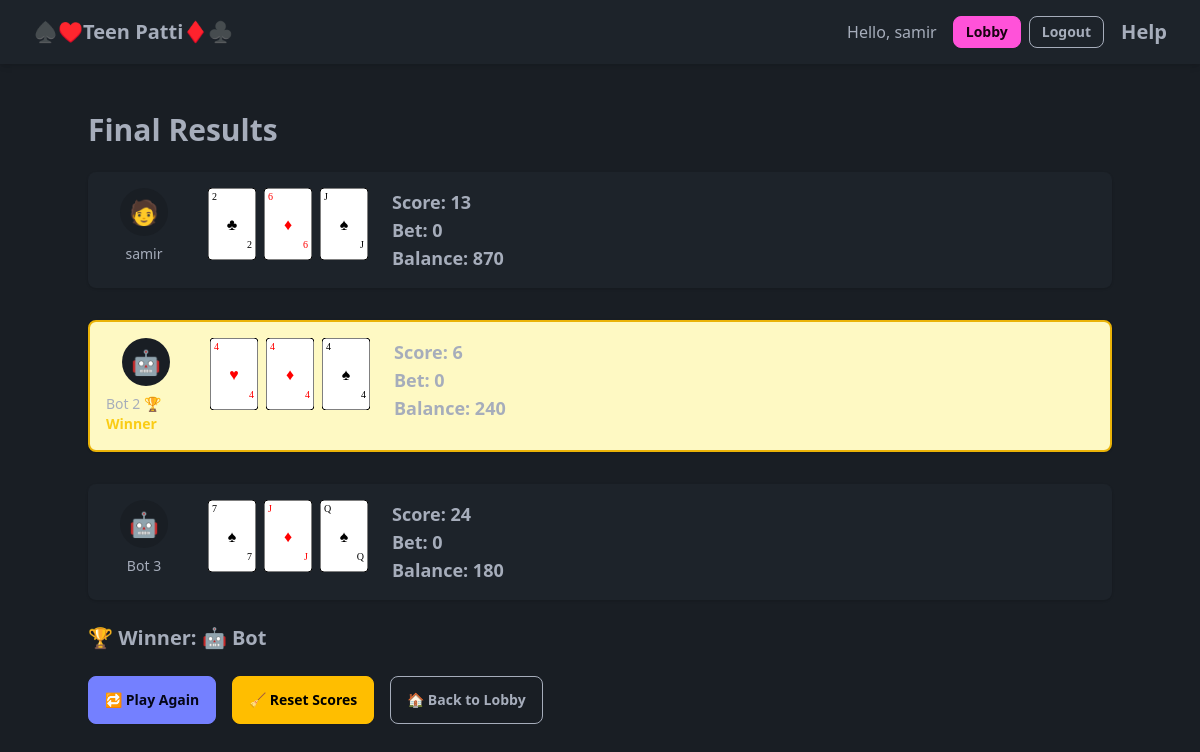
Screenshot of /final_reveal/94747126/ (signed in) with the database file from the repository.
### home/models.py (models this page shows)
class Player(models.Model):
    user = models.ForeignKey(User, on_delete=models.CASCADE, null=True, blank=True)
    room = models.ForeignKey(GameRoom, on_delete=models.CASCADE)
    card = models.JSONField(null=True, blank=True)
    total_score = models.IntegerField(default=0)
    has_played = models.BooleanField(default=False)
    is_bot = models.BooleanField(default=False)
    score = models.IntegerField(default=0)
    balance = models.IntegerField(default=200)
    bet_amount = models.IntegerField(default=0)
    has_bet = models.BooleanField(default=False)

### home/views.py (the view)
# urls.py: path('final_reveal/<str:room_code>/', views.final_reveal, name='final_reveal'),
def final_reveal(request, room_code):
    room = get_object_or_404(GameRoom, room_code=room_code)
    players = Player.objects.filter(room=room)
    evaluated = []
    for p in players:
        if len(p.card) == 3:
            hand_rank = evaluate_hand(p.card)
            rank_num, card_vals = hand_rank
            score = sum(card_vals)
            p.score = score
            p.total_score += score
            evaluated.append((p, rank_num, card_vals))
    if not evaluated:
        return redirect("/lobby/")
    winner_player, *_ = max(evaluated, key=lambda x: (-x[1], x[2]))
    pot = sum(p.bet_amount for p in players)
    winner_player.balance += pot
    winner_player.save()
    response = render(request, "home/final_reveal.html", {
        "players": players,
        "winner": winner_player,
        "room_code": room.room_code,
        "evaluated": evaluated,
        "current_player": players.filter(user=request.user).first(),
    })
    for p in players:
        p.bet_amount = 0
        p.has_played = False
        p.has_bet = False
        p.save()
    return response

### home/utils.py (called while the page is built)
def evaluate_hand(hand):
    rank_order = {r: i for i, r in enumerate(RANKS)}
    values = sorted([rank_order[c[:-1]] for c in hand], reverse=True)
    suits  = [c[-1] for c in hand]
    ranks  = [c[:-1] for c in hand]
    is_trail         = (len(set(ranks)) == 1)
    is_flush         = (len(set(suits)) == 1)
    seq              = is_sequence(values)
    is_pure_sequence = seq and is_flush
    is_pair          = (len(set(ranks)) == 2)
    if is_trail:
        return (1, values)
    if is_pure_sequence:
        return (2, values)
    if seq:
        return (3, values)
    if is_flush:
        return (4, values)
    if is_pair:
        return (5, values)
    return (6, values)

def is_sequence(values):
    sorted_vals = sorted(values)
    if sorted_vals == list(range(sorted_vals[0], sorted_vals[0] + 3)):
        return True
    return sorted_vals == [0, 1, 12]

### home/templates/home/final_reveal.html (shortened to what this page needs)
{% extends "home/base.html" %}
{% load static card_svg %}
{% block content %}
<div class="container mx-auto py-8">
  <h1 class="text-3xl font-bold mb-6">Final Results</h1>
  <ul class="space-y-8">
    {% for p in players %}
    <li class="flex items-start space-x-6 p-4 rounded-lg shadow {% if p == winner %}bg-yellow-100 dark:bg-yellow-900 border-2 border-yellow-500{% else %}bg-base-100{% endif %}">
      <div class="flex flex-col items-center w-20">
        <div class="w-12 h-12 bg-base-200 rounded-full flex items-center justify-center text-2xl">
          {% if p.is_bot %}🤖{% else %}🧑{% endif %}
        </div>
        <span class="mt-2 text-sm font-medium">
          {% if p.is_bot %}
            Bot {{ forloop.counter }}
            {% if p == winner %} <span class="text-yellow-400 font-bold">🏆 Winner</span>{% endif %}
          {% else %}
            {{ p.user.username }}
          {% endif %}
        </span>
      </div>
      <div class="flex gap-2">
        {% for c in p.card %}
          {% card_svg c 48 72 %}
        {% endfor %}
      </div>
      <div class="ml-auto text-lg font-semibold">
        Score: {{ p.score }}<br>
        Bet: {{ p.bet_amount }}<br>
        Balance: {{ p.balance }}
      </div>
    </li>
    {% endfor %}
  </ul>
  <h3 class="mt-6 text-xl font-bold">
    🏆 Winner:
    {% if winner.is_bot %}🤖 Bot
    {% elif winner.user == request.user %}🧑 You
    {% else %}{{ winner.user.email }}
    {% endif %}
  </h3>
  <div class="mt-6 flex flex-wrap gap-4">
    <a href="{% url 'start_game' room_code=room_code %}" class="btn btn-primary">
      🔁 Play Again
    </a>
    <a href="{% url 'reset_score' room_code=room_code %}" class="btn btn-warning">
      🧹 Reset Scores
    </a>
    <a href="{% url 'lobby' %}" class="btn btn-outline">
      🏠 Back to Lobby
    </a>
  </div>
</div>
{% endblock %}

### home/templates/home/base.html (shortened to what this page needs)
{% load static %}
<!DOCTYPE html>
<html lang="en" data-theme="dark">
<head>
  <link rel="stylesheet" href="{% static 'css/output.css' %}">
</head>
<body class="min-h-screen flex flex-col bg-base-200">
  <header class="navbar bg-base-100 px-4 py-2 shadow-md">
    <div class="flex-1">
      <a href="{% url 'lobby' %}" class="btn btn-ghost normal-case text-xl">
        ♠️♥️Teen Patti♦️♣️
      </a>
    </div>
    <div class="flex-none">
      {% if request.user.is_authenticated %}
        <span class="mr-4">Hello, {{ request.user.username }}</span>
        <a href="{% url 'lobby' %}" class="btn btn-sm btn-secondary mr-2">Lobby</a>
        <a href="{% url 'logout' %}?next=/" class="btn btn-sm btn-outline">Logout</a>
      {% else %}
        <a href="{% url 'social:begin' 'auth0' %}" class="btn btn-sm btn-primary">
          Login with Auth0
        </a>
      {% endif %}
    </div>
    <div class="flex-2">
      <a href="https://en.wikipedia.org/wiki/Teen_patti#Ranking_of_hands" class="btn btn-ghost normal-case text-xl">
        Help
      </a>
    </div>
  </header>
  <main class="flex-1 p-4">
    {% block content %}{% endblock %}
  </main>
</body>
</html>

### rows the page displays
Player: user.username "samir", card_svg "2 2 ♣" "6 6 ♦" "J J ♠", score "13", bet_amount "0", balance "870"
Player: shows "🏆 Winner", card_svg "4 4 ♥" "4 4 ♦" "4 4 ♠", score "6", bet_amount "0", balance "240"
Player: card_svg "7 7 ♠" "J J ♦" "Q Q ♠", score "24", bet_amount "0", balance "180"

### other values shown
{{ request.user.username }} "samir"
